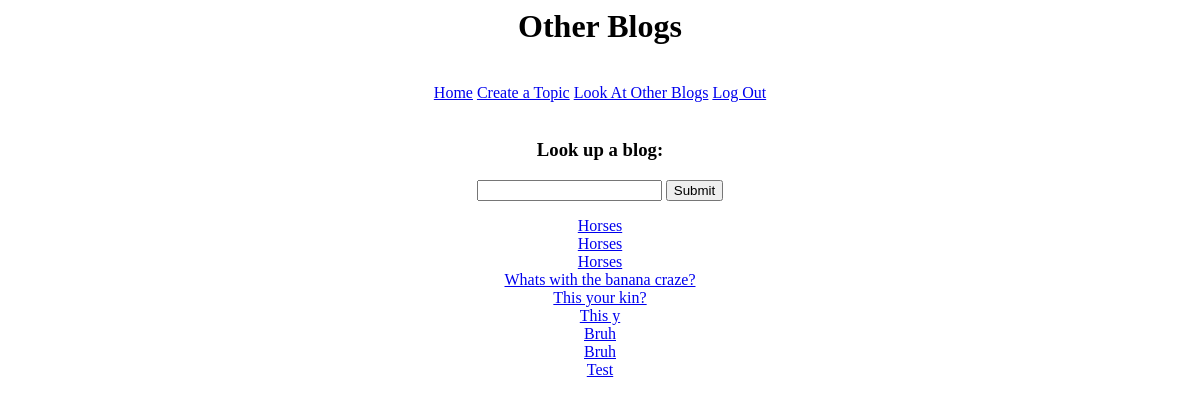
Page /otherBlog on the earlier database version.
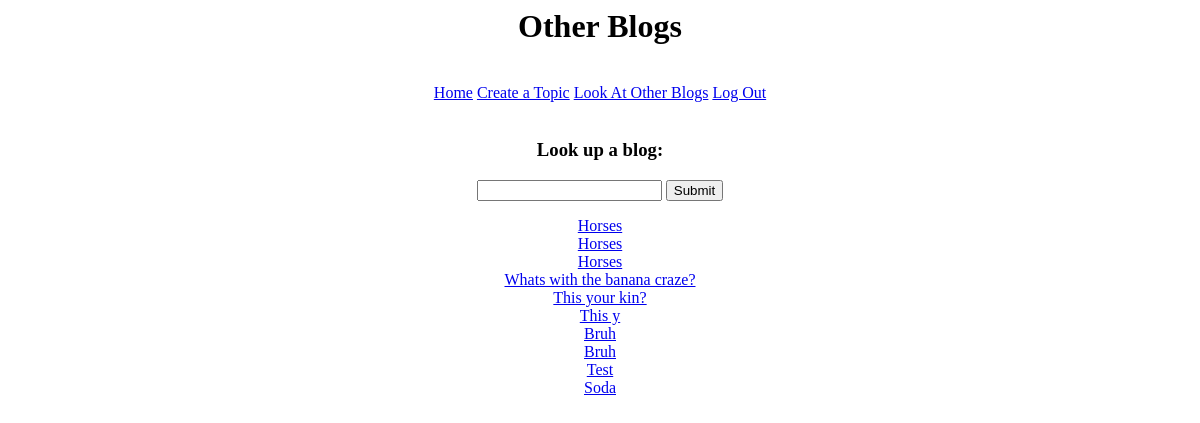
Same page on the later database version.
### tables this page shows
CREATE TABLE blogs(blogNumber INT, blogName TEXT, entry TEXT, creator TEXT);

### app.py (the view)
@app.route("/otherBlog")
def otherBlog():
    blogDict = {}
    for row in createOtherBlogList(currentUser):
        blogDict[row[0]] = row[1]
    return render_template("otherBlog.html", allBlogs = blogDict)

### utl/dbFunctions.py (called while the page is built)
def createOtherBlogList(user):
    DB_FILE = "blogs.db"
    db = connect(DB_FILE)
    c = db.cursor()
    cur = c.execute("SELECT blogNumber,blogName FROM blogs WHERE creator != ?;", [str(user)])
    allBlogsButUser = cur.fetchall()
    return allBlogsButUser

### templates/otherBlog.html (shortened to what this page needs)
<html>
<center>
  <head>
  </head>
  <body>
    <h1>Other Blogs</h1>
    <br>
    <div class="topnav">
      <a href="welcome">Home</a>
      <a href="createTopic">Create a Topic</a>
      <a href="otherBlog">Look At Other Blogs</a>
      <a href="logout">Log Out</a>
</div>
<br>
    <h3>Look up a blog:</h3>
    <form action="/blogsYouSearched" method="POST">
      <input type ="text" name="yourSearch">
      <input type ="submit" name= "Submit">
    </form>
    {% for key in allBlogs %}
      <a href="{{url_for('displayEntry',blogID = key,blogTopic = allBlogs.get(key))}}">{{allBlogs.get(key)}}</a>
      <br>
    {% endfor %}
  </body>
</center>
</html>

Differences in the rows shown:
added blogs: get "Soda"
